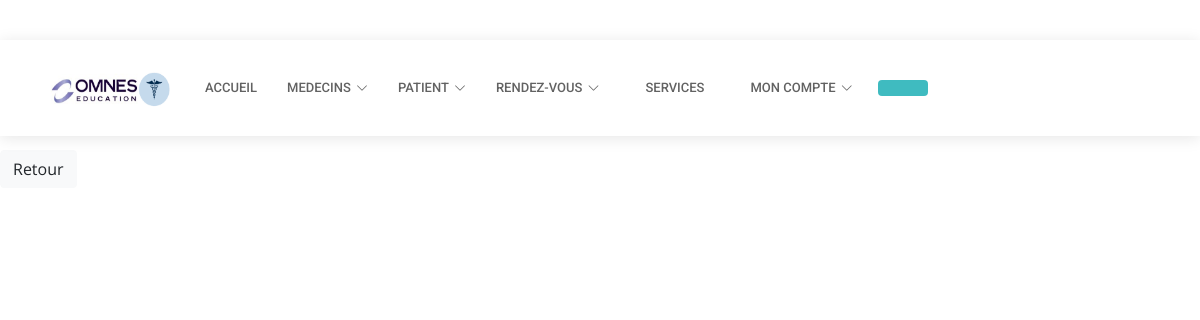
The page /AfficherSerADMIN.php on the database as committed earlier.
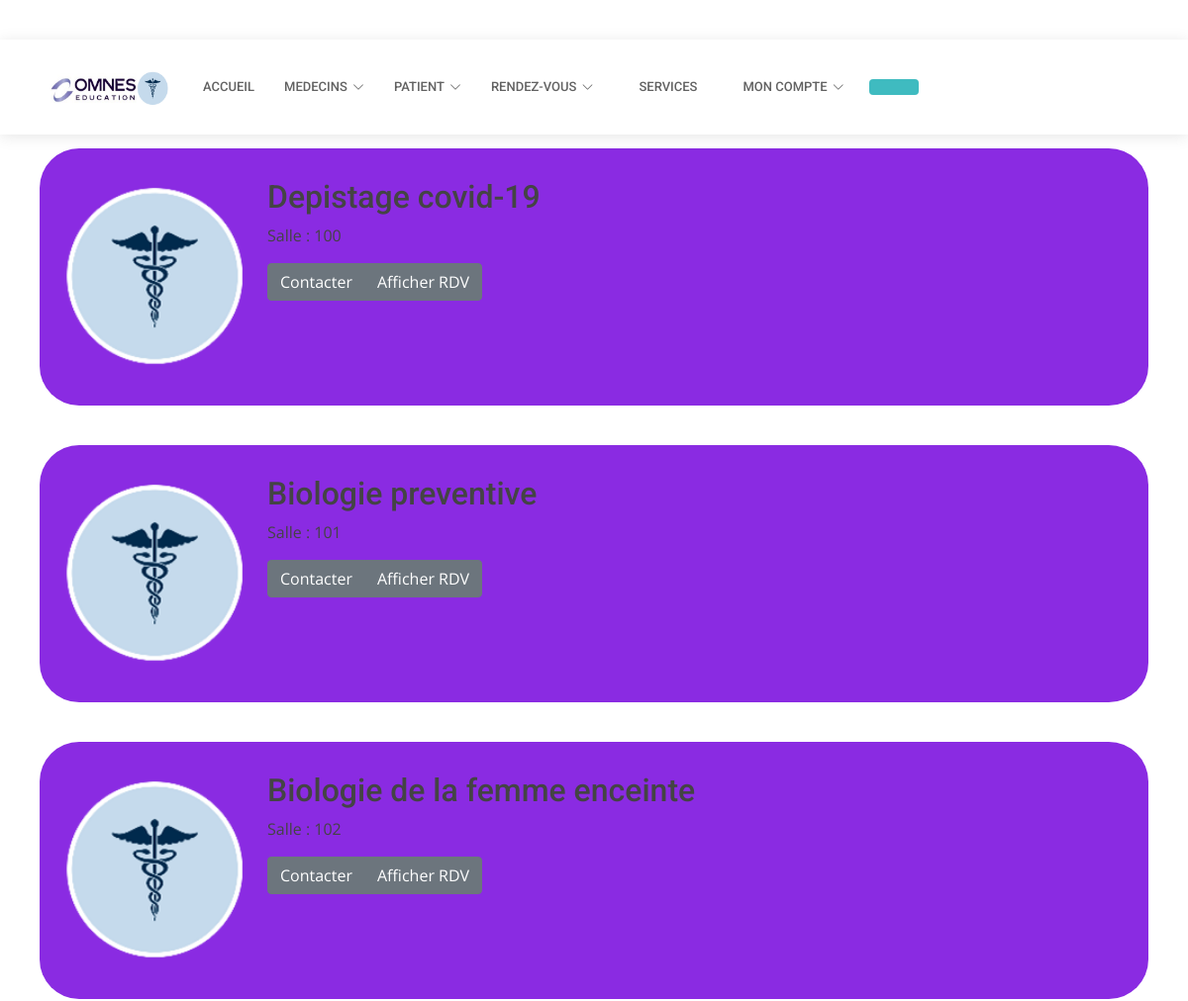
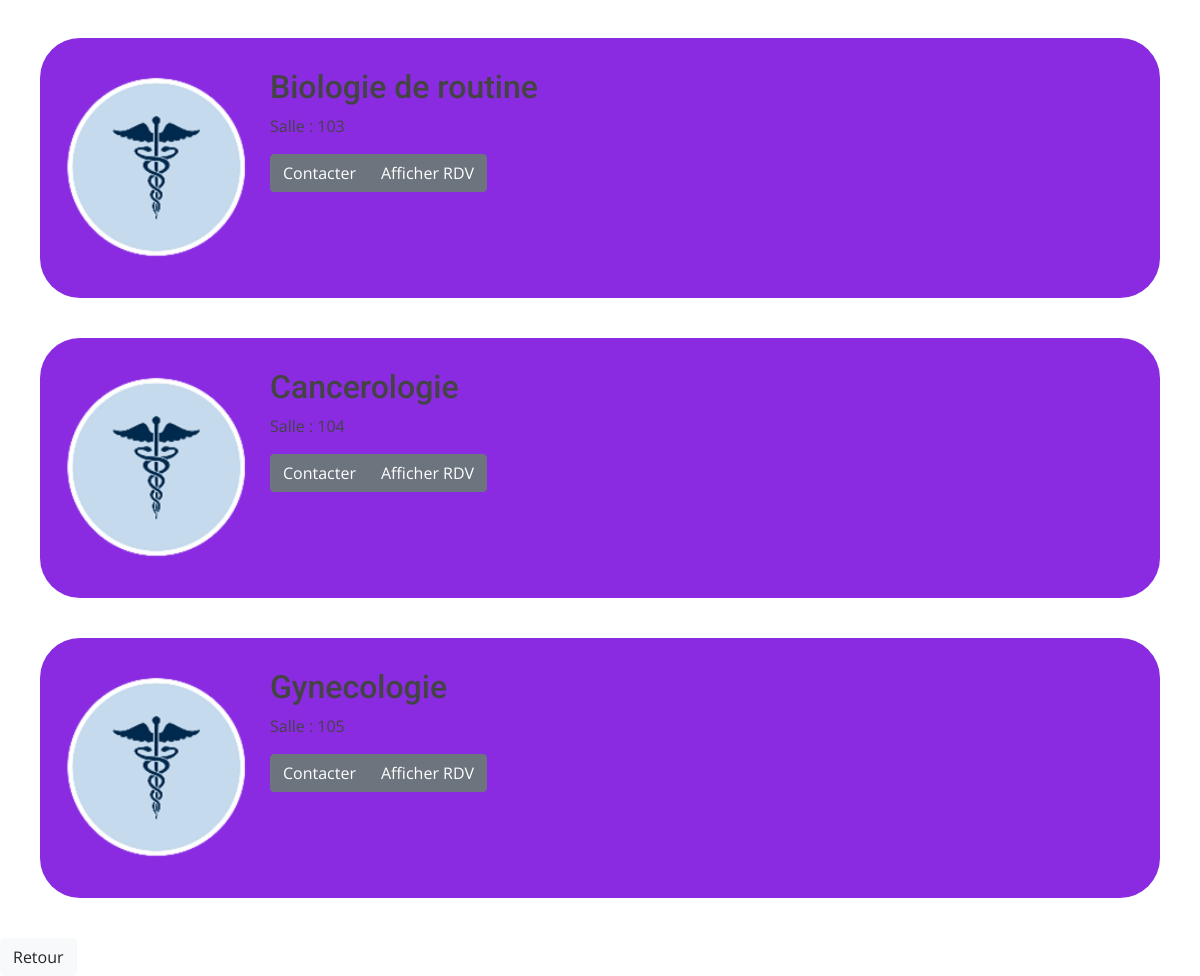
The same page on the database as committed later (2 pictures, top to bottom).
### tables this page shows
CREATE TABLE IF NOT EXISTS `services` (
  `ID` int(20) NOT NULL AUTO_INCREMENT,
  `Servicelab` varchar(30) NOT NULL,
  `Salle` varchar(10) NOT NULL,
  `Infos` varchar(5000) NOT NULL,
  PRIMARY KEY (`ID`)
);

### AfficherSerADMIN.php (the view, shortened to what this page needs)
<!doctype html>
<html lang="en">
  <head>
    <link rel="stylesheet" href=https://stackpath.bootstrapcdn.com/bootstrap/4.3.1/css/bootstrap.min.css>
    <link href="MedGene.css" rel="stylesheet" type="text/css"/>
  <link href="assets/vendor/fontawesome-free/css/all.min.css" rel="stylesheet">
  <link href="assets/vendor/animate.css/animate.min.css" rel="stylesheet">
  <link href="assets/vendor/aos/aos.css" rel="stylesheet">
  <link href="assets/vendor/bootstrap-icons/bootstrap-icons.css" rel="stylesheet">
  <link href="assets/vendor/boxicons/css/boxicons.min.css" rel="stylesheet">
  <link href="assets/vendor/glightbox/css/glightbox.min.css" rel="stylesheet">
  <link href="assets/vendor/swiper/swiper-bundle.min.css" rel="stylesheet">
  <link href="assets/css/style.css" rel="stylesheet">
  </head>
  <body>
  <header id="header" class="fixed-top">
    <div class="container d-flex align-items-center">
      <a href="index.html" class="logo me-auto"><img src="Omnes sante.png" alt="Omnes sante logo" height="280" width="130"></a>
      <nav id="navbar" class="navbar order-last order-lg-0">
        <ul>
        <li><a class="nav-link scrollto " href="accueilAdmin.php">Accueil</a></li>
        <li class="dropdown"><a href="#"><span>Medecins</span> <i class="bi bi-chevron-down"></i></a>
          </li>
             <li class="dropdown"><a href="#"><span>Patient</span><i class="bi bi-chevron-down"></i></a>
             </li>
            <li class="dropdown"><a href="#"><span>Rendez-vous</span><i class="bi bi-chevron-down"></i></a>
            </li>
              <li class="nav-link scrollto"><a href="AfficherSerADMIN.php">Services</a></li>
             <li class="dropdown"><a href="#"><span>Mon Compte</span><i class="bi bi-chevron-down"></i></a>
             </li>
          </ul>
      </nav>
      <a href="#appointment" class="appointment-btn scrollto"><span class="d-none d-md-inline"> </a>
    </div>
  </header>
        <div id="SectionEnseignants">
        <?php
$Connexion = mysqli_connect('localhost', 'root', '','omnes sante' );
$sql = "SELECT * FROM services ";
$result = mysqli_query($Connexion,$sql);
 while($data = mysqli_fetch_assoc($result)){
    $salle = $data['Salle'];
   $service1 = $data['Servicelab'];
   echo'<div class="Enseignants">';
               echo' <div class="row">';
                        echo '<div class="PhotoID">';
                           echo' <a href="#"><img class="image" src="sante.png" alt="Photo profil" width ="200" height="200"/></a>';
                       echo'</div>';
                    echo '<div class="col-sm"> ';
                        echo'<h2 href=""> '. $service1 . '</h2>';
                        echo'<div class="row">';
                            echo'<div class="col-sm">';
                               echo'<p>Salle : '.$salle.'</p>';
                            echo'</div>';
                        echo'</div>';
                        echo'<div class="col-sm">';
                        echo'<div class="row" >';
                        echo'<div class="btn-group" role="group" aria-label="Basic example">';
                        echo'<a role="button" class="btn btn-secondary" href="">Contacter</a>';
                        echo'<a role="button" class="btn btn-secondary" href="AfficherSerRdvADMIN.php? service='.$service1.'">Afficher RDV</a>';
                        echo'</div>';
                        echo'</div></div>';
                        echo'</div>';
                        echo'</div>';
                        echo'</div>';
}
?>
        </div>
        <a role="button" class="btn btn-light" href="accueilAdmin.php">Retour</a>
  </body>
</html>

### MedGene.css (style rules this page uses)
#SectionEnseignants { margin-top: 150px; }
.Enseignants { background-color: blueviolet; padding: 30px; margin: 40px; border-radius: 40px; }
.btn-light { margin-right: 50px; }

### assets/css/style.css (style rules this page uses)
body { font-family: "Open Sans", sans-serif; color: #444444; }
a { color: #3fbbc0; text-decoration: none; }
h1, h2, h3, h4, h5, h6 { font-family: "Roboto", sans-serif; }
#header { background: #fff; transition: all 0.5s; z-index: 997; padding: 20px 0; top: 40px; box-shadow: 0px 2px 15px rgba(0, 0, 0, 0.1); }
#header .logo { font-size: 28px; margin: 0; padding: 0; line-height: 1; font-weight: 600; letter-spacing: 0.5px; text-transform: uppercase; }
#header .logo img { max-height: 40px; }
.appointment-btn { margin-left: 25px; background: #3fbbc0; color: #fff; border-radius: 4px; padding: 8px 25px; white-space: nowrap; transition: 0.3s; font-size: 14px; display: inline-block; }
.navbar { padding: 0; }
.navbar ul { margin: 0; padding: 0; display: flex; list-style: none; align-items: center; }
.navbar li { position: relative; }
.navbar a, .navbar a:focus { display: flex; align-items: center; justify-content: space-between; padding: 10px 0 10px 30px; font-family: "Roboto", sans-serif; font-size: 13px; color: #626262; white-space: nowrap; transition: 0.3s; text-transform: uppercase; font-weight: 500; }
.navbar a i, .navbar a:focus i { font-size: 12px; line-height: 0; margin-left: 5px; }

Rows that differ between the two databases and show on the page:
added services: Servicelab "Depistage covid-19", Salle "100"
added services: Servicelab "Biologie preventive", Salle "101"
added services: Servicelab "Biologie de la femme enceinte", Salle "102"
added services: Servicelab "Biologie de routine", Salle "103"
added services: Servicelab "Cancerologie", Salle "104"
added services: Servicelab "Gynecologie", Salle "105"
